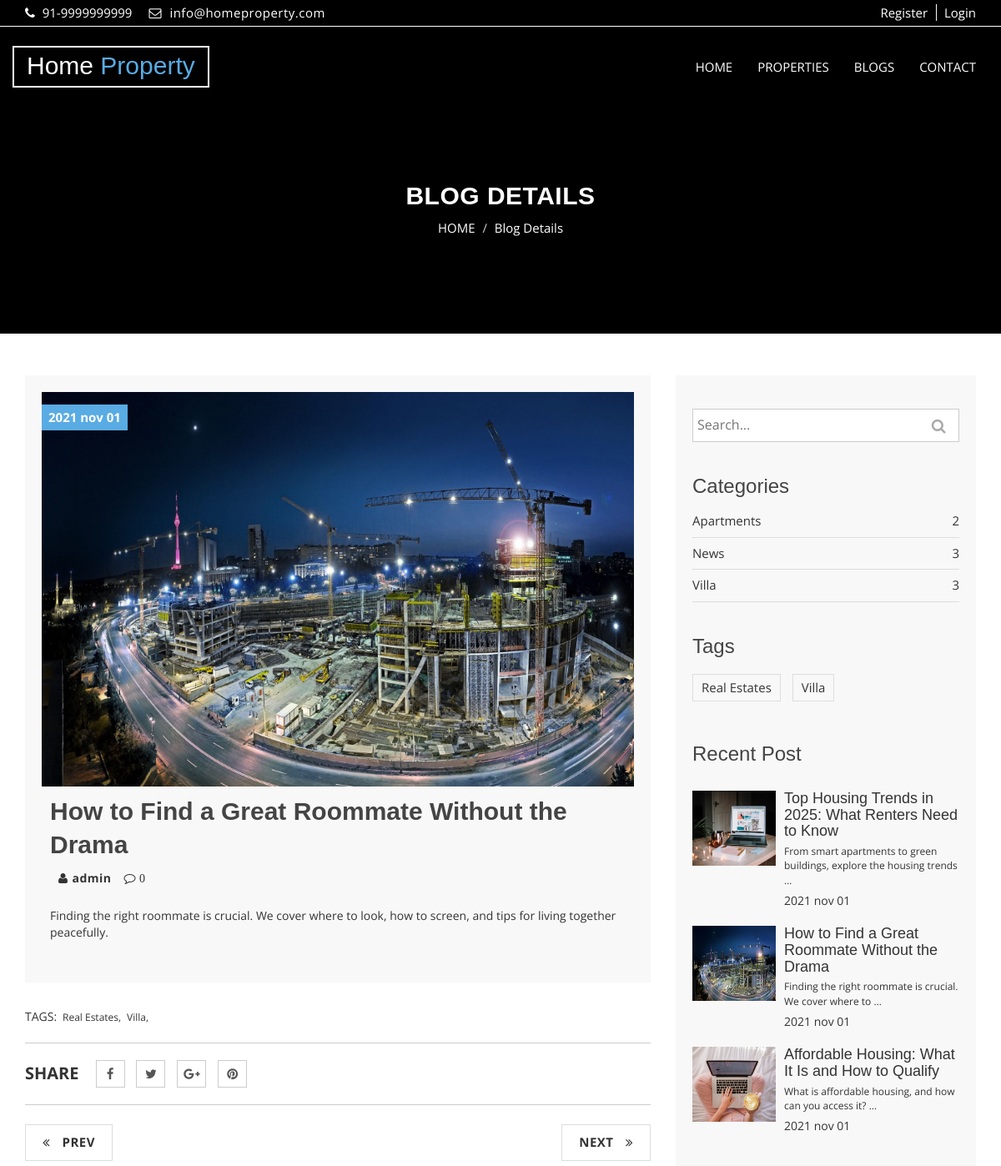
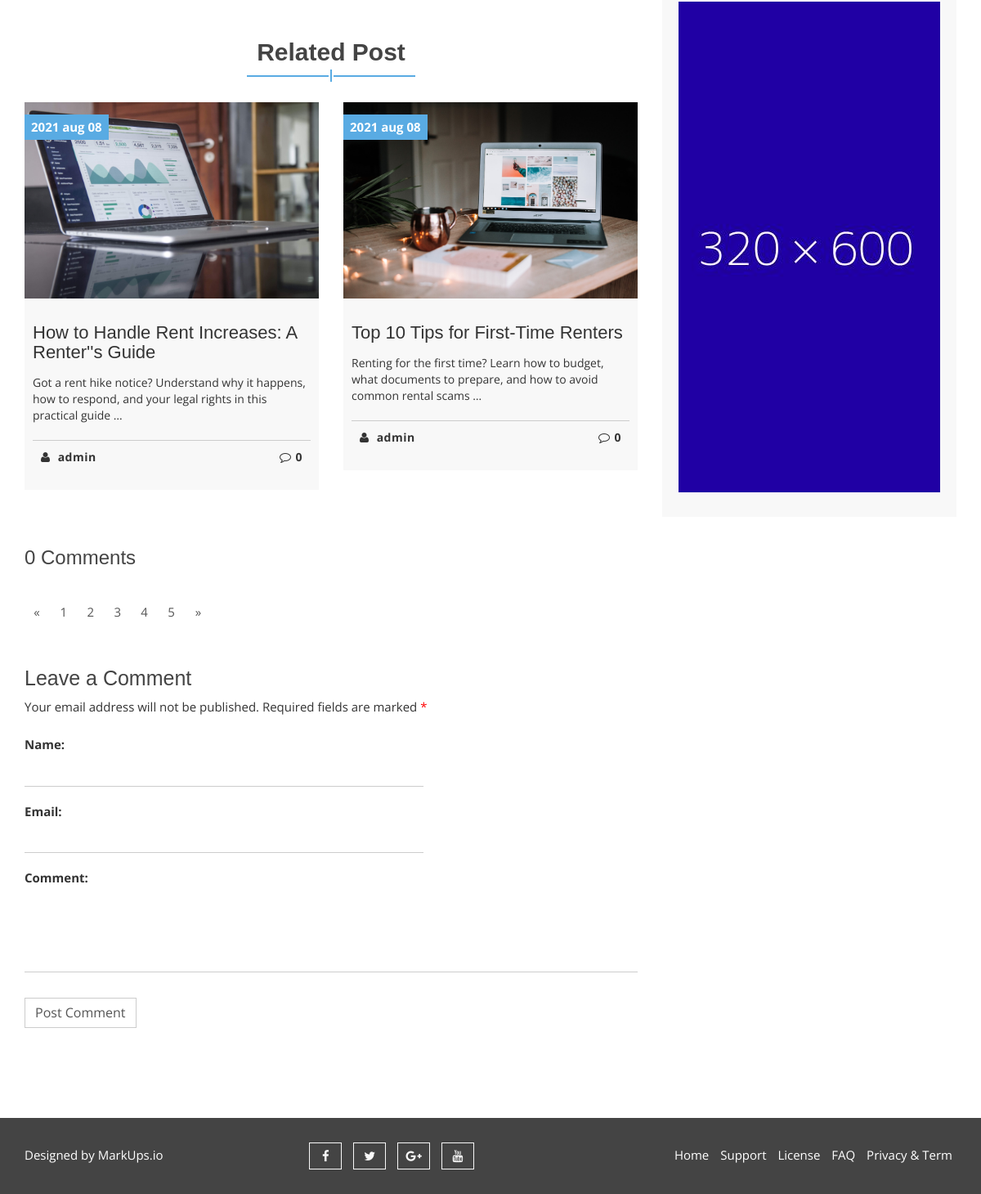
/blogs/7, run on the app's committed database (2 pictures, top to bottom).
### blog/models.py (models this page shows, shortened)
class Blog(models.Model):
    title = models.CharField(max_length=55, verbose_name='Title')
    author = models.ForeignKey(User, verbose_name='Author', on_delete = models.CASCADE, blank=False, null=False)
    category = models.ForeignKey("Category", related_name="blog", verbose_name='Category', on_delete=models.CASCADE, blank=True, null=True)
    tag = models.ManyToManyField("Tag", related_name="blogs", verbose_name='Tags', blank=True)
    image = models.ImageField(upload_to='blogs/', verbose_name='Image')
    content = RichTextField()
    slug = AutoSlugField(populate_from='title')
    pub_date = models.DateTimeField(auto_now_add=True)
    update_date = models.DateTimeField(auto_now=True)
    def get_absolute_url(self):
        return reverse('blog:Blog-Detail', kwargs={"pk": self.pk})
    class Meta:
        ordering = ('-pub_date',)

class Tag(models.Model):
    title = models.CharField(max_length=55, verbose_name='Title')
    slug = AutoSlugField(populate_from='title')
    pub_date = models.DateTimeField(auto_now_add=True)
    def __str__(self):
        return self.title
    def get_absolute_url(self):
        return reverse("blog:Blog-Tag", kwargs={"tag": self.slug})

class Category(models.Model):
    title = models.CharField(max_length=55, verbose_name='Title')
    slug = AutoSlugField(populate_from='title')
    pub_date = models.DateTimeField(auto_now_add=True)
    def get_absolute_url(self):
        return reverse("blog:Blog-Category", kwargs={"category": self.slug})
    class Meta:
        verbose_name_plural = "Catrgories"

### blog/views.py (the view, shortened to what this page needs)
# urls.py: path("blogs/<int:pk>", views.BlogDetail.as_view(), name="Blog-Detail"),
class BlogDetail(DetailView, FormMixin):
    model = Blog
    template_name = "blog/blog_detail.html"
    context_object_name = "blog"
    form_class = CommentForm
    success_url = "/"
    def get_context_data(self, *args, **kwargs):
        context = super(BlogDetail, self).get_context_data(*args, **kwargs)
        context["related_posts"] = (
            Blog.objects.filter(category=self.object.category)
            .select_related("author")
            .prefetch_related("comments")
            .exclude(id=self.object.pk)[:2]
        )
        return context
    def get_object(self, queryset=None):
        return Blog.objects.filter(pk=self.kwargs.get("pk")).select_related("author").prefetch_related("comments").first()

### blog/forms.py
class CommentForm(forms.ModelForm):
    comment = forms.CharField(widget=forms.Textarea(attrs={'style':'resize:none;'}))
    class Meta:
        model = Comments
        fields = ('name', 'email', 'comment')

### blog/context_processors.py (called while the page is built)
def blog_context(request):
    categories = Category.objects.all().annotate(num_blogs=Count("blog"))
    tags = Tag.objects.all()
    recent_posts = Blog.objects.order_by("-pub_date")[:3]
    return {"categories": categories, "tags": tags, "recent_posts": recent_posts}

### property/context_processors.py (called while the page is built, shortened)
def global_context(request):
    return {}

### blog/templates/blog/blog_detail.html (shortened to what this page needs)
{% extends 'base.html' %}
{% load static %}
{% block content %}
  <section id="aa-property-header">
    <div class="container">
      <div class="row">
        <div class="col-md-12">
          <div class="aa-property-header-inner">
            <h2>Blog Details</h2>
            <ol class="breadcrumb">
            <li><a href="#">HOME</a></li>
            <li class="active">Blog Details</li>
          </ol>
          </div>
        </div>
      </div>
    </div>
  </section>
  <section id="aa-blog">
    <div class="container">
      <div class="row">
        <div class="col-md-12">
          <div class="aa-blog-area">
            <div class="row">
              <div class="col-md-8">
                <div class="aa-blog-content">
                  <div class="row">
                    <div class="col-md-12">
                      <article class="aa-blog-single aa-blog-details">
                        <figure class="aa-blog-img">
                          <a href="#"><img alt="img" src="{{blog.image.url}}"></a>
                          <span class="aa-date-tag">{{blog.pub_date|date:"Y b d"}}</span>
                        </figure>
                        <div class="aa-blog-single-content">
                          <h2>{{blog.title}}</h2>
                          <div class="aa-blog-single-bottom">
                            <a class="aa-blog-author" href="#"><i class="fa fa-user"></i>{{blog.author}}</a>
                            <a class="aa-blog-comments" href="#"><i class="fa fa-comment-o"> {{blog.comments.count}}</i></a>
                          </div>
                          <p>{{blog.content|safe}}</p>
                        </div>
                      </article>
                    </div>
                    <div class="col-md-12">
                      <div class="aa-blog-post-tag">
                        <ul>
                          <li>TAGS:</li>
                          {% for tag in tags %}
                          <li><a href="{% url 'blog:Blog-Tag' tag.slug %}">{{tag}},</a></li>
                          {% endfor %}
                        </ul>
                      </div>
                    </div>
                    <div class="col-md-12">
                      <div class="aa-properties-social">
                       <ul>
                         <li>Share</li>
                         <li><a href="#"><i class="fa fa-facebook"></i></a></li>
                         <li><a href="#"><i class="fa fa-twitter"></i></a></li>
                         <li><a href="#"><i class="fa fa-google-plus"></i></a></li>
                         <li><a href="#"><i class="fa fa-pinterest"></i></a></li>
                       </ul>
                     </div>
                    </div>
                    <div class="col-md-12">
                      <div class="aa-blog-navigation">
                        <div class="aa-blog-pagination-left">
                          <a href="{{blog.get_previous_by_pub_date.get_absolute_url}}" class="aa-prev">
                            <span class="fa fa-angle-double-left">
                            </span>
                            PREV
                          </a>
                        </div>
                        <div class="aa-blog-pagination-right">
                          <a href="{{blog.get_next_by_pub_date.get_absolute_url}}" class="aa-next">
                            NEXT
                            <span class="fa fa-angle-double-right">
                            </span>
                          </a>
                        </div>
                      </div>
                    </div>
                    <div class="col-md-12">
                      <div class="aa-blog-related-post">
                        <div class="aa-title">
                          <h2>Related Post</h2>
                          <span></span>
                        </div>
                        <div class="aa-blog-related-post-area">
                          <div class="row">
                          {% for post in related_posts %}
                            <div class="col-md-6 col-sm-6">
                              <article class="aa-blog-single">
                                <figure class="aa-blog-img">
                                  <a href="#"><img src="{{post.image.url}}" alt="img"></a>
                                  <span class="aa-date-tag">{{post.pub_date|date:"Y b d"}}</span>
                                </figure>
                                <div class="aa-blog-single-content">
                                  <h3><a href="{{post.get_absolute_url}}">{{post.title}}</a></h3>
                                  <p>{{post.content|safe|truncatewords:20}}</p>
                                  <div class="aa-blog-single-bottom">
                                    <a href="#" class="aa-blog-author"><i class="fa fa-user"></i> {{post.author}}</a>
                                    <a href="#" class="aa-blog-comments"><i class="fa fa-comment-o"></i>{{post.comments.count}}</a>
                                  </div>
                                </div>
                              </article>
                            </div>
                          {% endfor %}
                          </div>
                        </div>
                      </div>
                    </div>
                    <div class="col-md-12">
                      <div class="aa-comments-area">
                        <h3>{{blog.comments.all.count}} Comments</h3>
                        <div class="comments">
                          <nav>
                            <ul class="pagination comments-pagination">
                              <li>
                                <a aria-label="Previous" href="#">
                                  <span aria-hidden="true">«</span>
                                </a>
                              </li>
                              <li><a href="#">1</a></li>
                              <li><a href="#">2</a></li>
                              <li><a href="#">3</a></li>
                              <li><a href="#">4</a></li>
                              <li><a href="#">5</a></li>
                              <li>
                                <a aria-label="Next" href="#">
                                  <span aria-hidden="true">»</span>
                                </a>
                              </li>
                            </ul>
                          </nav>
                        </div>
                      </div>
                    </div>
                    <div class="col-md-12">
                      <div id="respond">
                        <h3 class="reply-title">Leave a Comment</h3>
                        <form id="commentform" method="POST">
                          <p class="comment-notes">
                            Your email address will not be published. Required fields are marked <span class="required">*</span>
                          </p>
                          {{form.as_p}}
                          <p class="form-submit">
                            <input type="submit" value="Post Comment" class="aa-browse-btn" name="submit">
                          </p>
                        </form>
                      </div>
                    </div>
                  </div>
                </div>
              </div>
              {% include 'blog/sidebar.html' %}
            </div>
          </div>
        </div>
      </div>
    </div>
  </section>
{% endblock content %}

### blog/templates/blog/sidebar.html
{%load static%}
<div class="col-md-4">
    <aside class="aa-blog-sidebar">
        <div class="aa-blog-sidebar-single">
            <form action="{% url 'blog:Blog-Search' %}" method="GET">
                <div class="aa-blog-search">
                <input class="aa-search-text" type="text" name="q" placeholder="Search...">
                <button class="aa-search-submit" type="submit">
                    <i class="fa fa-search"></i>
                </button>
                </div>
            </form>
        </div>
        <div class="aa-blog-sidebar-single">
            <h3>Categories</h3>
            <ul class="aa-blog-catg">
            {% for category in categories %}
                <li><a href="{{category.get_absolute_url}}">{{category.title}}</a><span>{{category.num_blogs}}</span></li>
            {% endfor %}
            </ul>
        </div>
        <div class="aa-blog-sidebar-single">
            <h3>Tags</h3>
            <div class="tag-cloud">
            {% for tag in tags %}
                <a href="{{tag.get_absolute_url}}">{{tag.title}}</a>
            {% endfor %}
            </div>
        </div>
        <div class="aa-blog-sidebar-single">
            <h3>Recent Post</h3>
            <div class="aa-blog-recent-post">
            {% for post in recent_posts %}
                <div class="media">
                    <div class="media-left">
                        <a href="{{post.get_absolute_url}}">
                            <img alt="img" src="{{post.image.url}}" class="media-object">
                        </a>
                    </div>
                    <div class="media-body">
                        <h4 class="media-heading"><a href="{{post.get_absolute_url}}">{{post.title}}</a></h4>
                        <p>{{post.content|truncatewords:10|safe}}</p>
                        <span>{{post.pub_date|date:"Y b d"}}</span>
                    </div>
                </div>
            {%endfor%}
            </div>
        </div>
        <div class="aa-blog-sidebar-single">
            <div class="aa-banner-ads">
                <a href="#">
                <img src="{%static 'img/banner-ads.jpg'%}" alt="banner img">
                </a>
            </div>
        </div>
    </aside>
</div>

### static/css/theme-color/default-theme.css (style rules this page uses)
h2 { color: #59abe3; }
.aa-title span { background-color: #59abe3; }
.aa-title span:before { background-color: #59abe3; }
.aa-title span:after { background-color: #59abe3; }
.aa-blog-single .aa-date-tag { background-color: #59abe3; }
#aa-property-header .aa-property-header-inner .breadcrumb li.active { color: #59abe3; }

### data on the page
Blog: image (picture), pub_date "2021 nov 01", title "How to Find a Great Roommate Without the Drama", author "admin", comments.count "0", content "Finding the right roommate is crucial. We cover where to look, how to screen, and tips for living together peacefully.", comments.all.count "0", content "Finding the right roommate is crucial. We cover where to …"
Tag: title "Real Estates"
Tag: title "Villa"
Blog: image (picture), pub_date "2021 aug 08", title "How to Handle Rent Increases: A Renter''s Guide", content "Got a rent hike notice? Understand why it happens, how to respond, and your legal rights in this practical guide …", author "admin", comments.count "0"
Blog: image (picture), pub_date "2021 aug 08", title "Top 10 Tips for First-Time Renters", content "Renting for the first time? Learn how to budget, what documents to prepare, and how to avoid common rental scams …", author "admin", comments.count "0"
Category: title "Apartments", num_blogs "2"
Category: title "News", num_blogs "3"
Category: title "Villa", num_blogs "3"
Blog: image (picture), title "Top Housing Trends in 2025: What Renters Need to Know", content "From smart apartments to green buildings, explore the housing trends …", pub_date "2021 nov 01"
Blog: image (picture), title "Affordable Housing: What It Is and How to Qualify", content "What is affordable housing, and how can you access it? …", pub_date "2021 nov 01"
